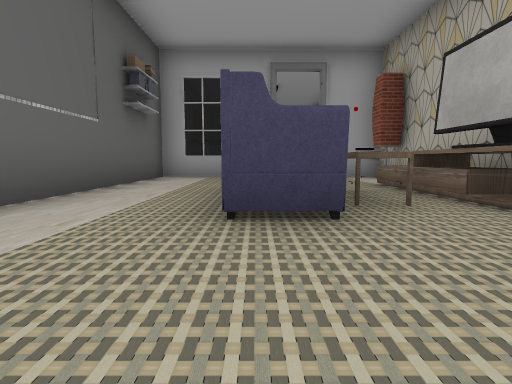
View 1 (above)

15 first-person views from a walk through a Unity game level. The camera is 0.41 m above the floor, tilts 6° down and sees 80° across. The floor is counted in squares, 1 m on a side. Each view is taken from the middle of a square. On the plan, view 1 faces up. The plan holds only what a view shows up to about 9 squares ahead; the rest is blank. The place goes on beyond the plan. The player character is not drawn. Some animated figures are left out. Door leaves are left out, so doorways stand open. Some surface patterns are stand-ins.

View 2
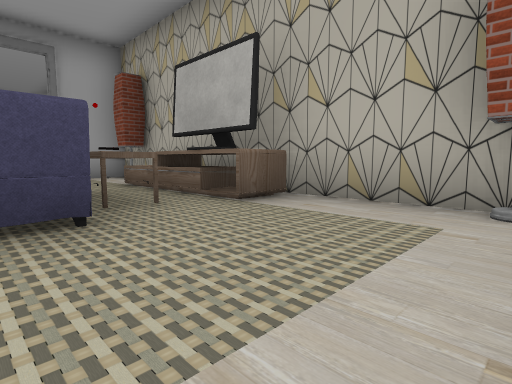

View 3
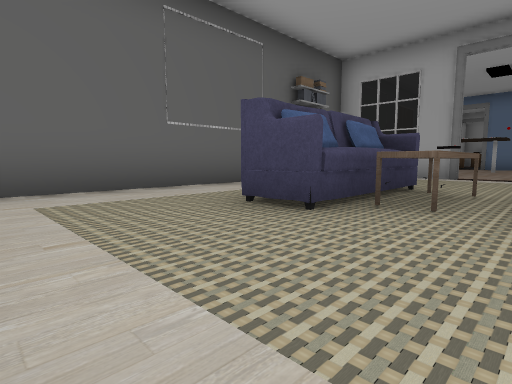

View 4
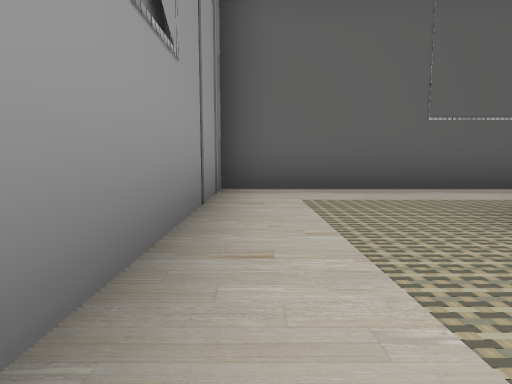

View 5
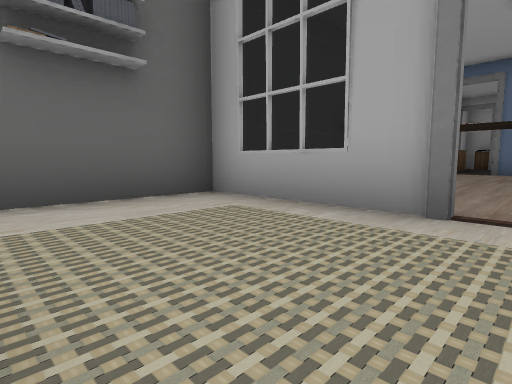

View 6
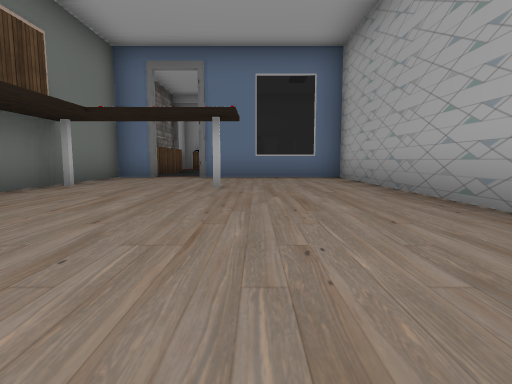

View 7
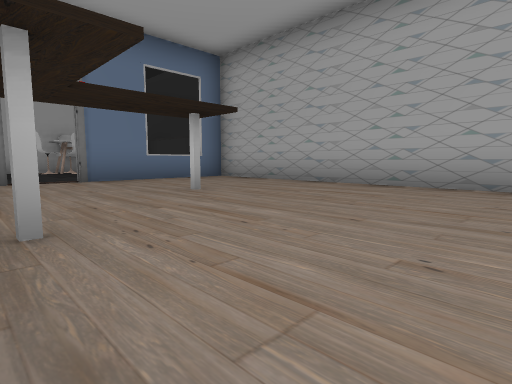

View 8
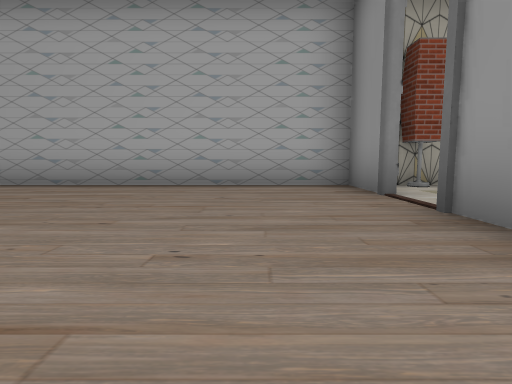

View 9
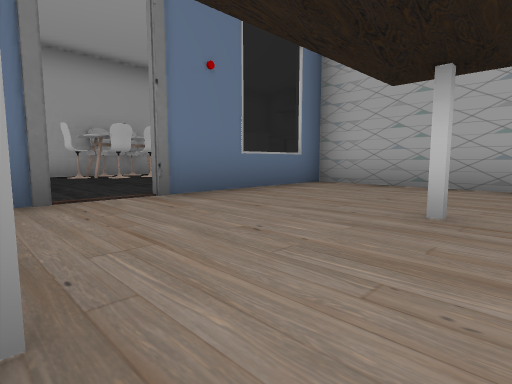

View 10
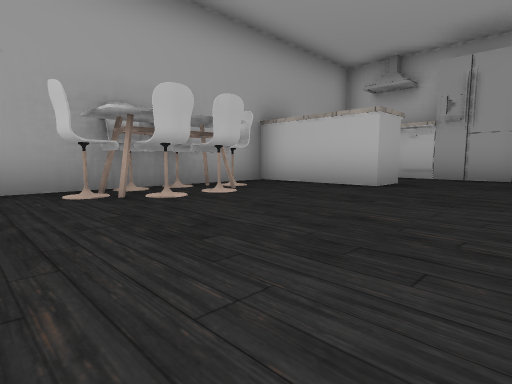

View 11
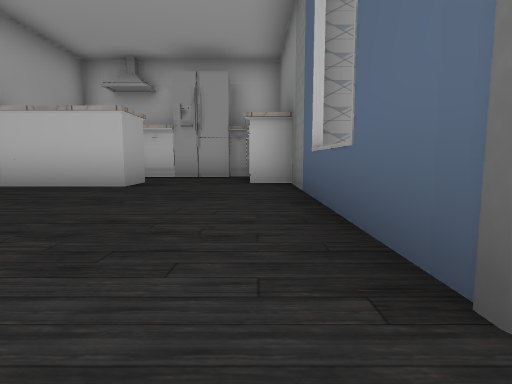

View 12
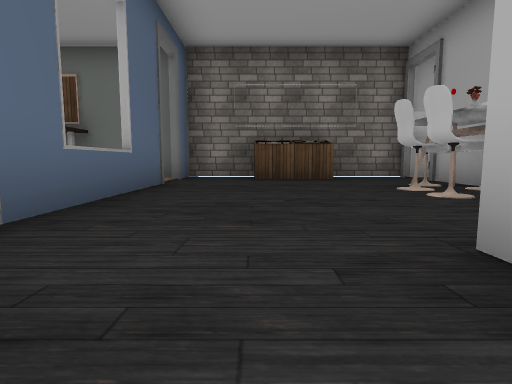

View 13
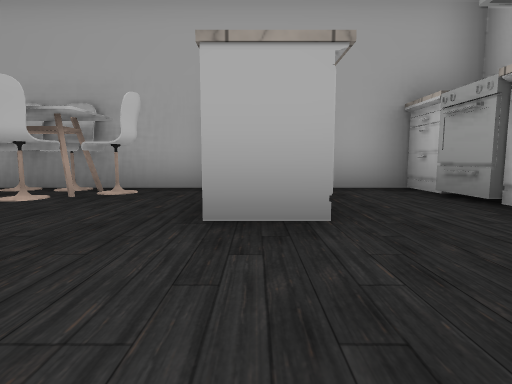

View 14
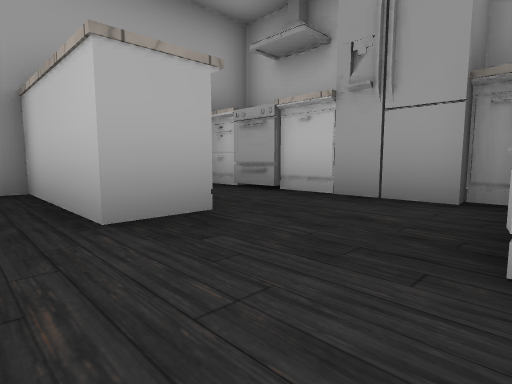

View 15
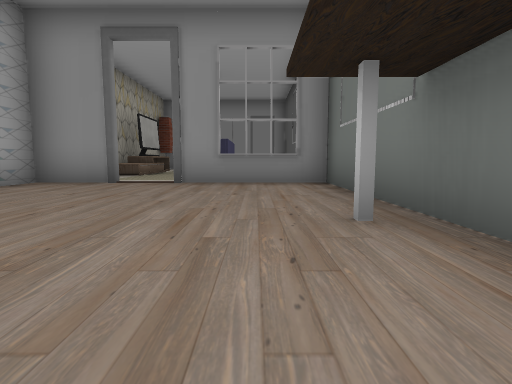

### Floor plan
Points are (right, up) in squares from view 1. A wall is a line through its corners. A room is listed if a view was taken in it or the views show most of it. See-through windows are left out.
Room 1 (views 1, 2, 3, 4, 5)
walls: (3, 0.4) (3, 7.1); (-2.3, 6.9) (-2.3, -0.5) (0.6, -0.5); (0.5, 7.5) (-2.4, 7.5); (3.1, 7.5) (2.1, 7.5)
ways out: open door at (1, 7) to room 2
objects: sofa (0, 2) to (0, 4); table (1, 3) to (1, 4); monitor (2, 3); other object (2, 4) to (2, 5); lamp (3, 0); lamp (3, 6)
Room 2 (views 6, 7, 8, 9, 15)
walls: (-2.3, 10.4) (-2.3, 6.9); (1.5, 7.5) (3, 7.5); (-2.4, 7.5) (0.5, 7.5); (-1.2, 15.3) (-2.4, 15.3); (3, 7.1) (3, 15.3) (-0.4, 15.3); (-2.3, 16.2) (-2.3, 13.6)
ways out: open door at (1, 7) to room 1; open door at (-1, 15) to room 3
objects: desk (-2, 11); desk (-2, 13)
Room 3 (views 10, 11, 12, 13, 14)
walls: (6.2, 20.5) (-1.1, 20.5); (-0.4, 15.4) (4.4, 15.4); (-2.4, 15.4) (-1.4, 15.4); (-2.3, 21.1) (-2.3, 18.8)
ways out: open door at (-1, 15) to room 2; open door at (-1.7, 20.3)
objects: other object (-2, 16); chair (0, 20); chair (1, 19); chair (1, 20); chair (2, 19); table (2, 20); cabinet (4, 18); cabinet (4, 19); cabinet (4, 20); cabinet (5, 16); cabinet (6, 16); fridge (6, 17) to (7, 18); cabinet (6, 18) to (7, 19); cabinet (6, 20) to (7, 20); stove (7, 19)

Positions as (right, up) in squares from view 1, and headings:
1: (0, 0), facing up
2: (0, 0), facing up-right
3: (2, 0), facing up-left
4: (2, 0), facing left
5: (1, 5), facing up-left
6: (1, 8), facing up
7: (-2, 9), facing up-right
8: (-2, 9), facing right
9: (-2, 12), facing up-right
10: (-1, 16), facing up-right
11: (-1, 16), facing right
12: (5, 17), facing left
13: (4, 16), facing up
14: (3, 16), facing up-right
15: (-1, 13), facing down
